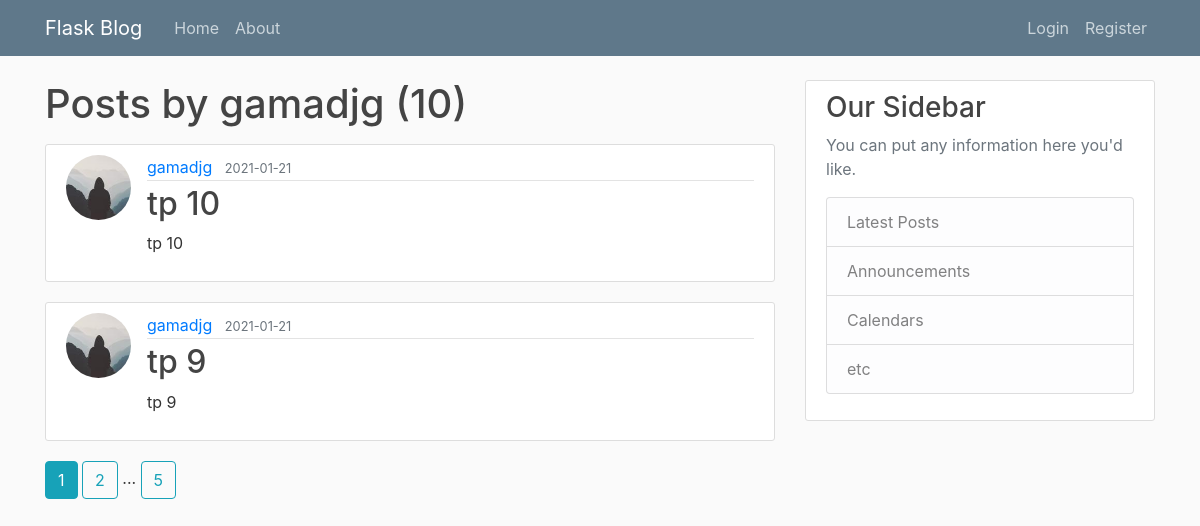
The app's page /user/gamadjg with its own data.
### flaskblog/models.py (models this page shows, shortened)
class User(db.Model, UserMixin):
    id = db.Column(db.Integer, primary_key=True)
    username = db.Column(db.String(20), unique=True, nullable=False)
    email = db.Column(db.String(120), unique=True, nullable=False)
    image_file = db.Column(db.String(20), nullable=False, default='default.jpg')
    password = db.Column(db.String(60), nullable=False)
    posts = db.relationship('Post', backref='author', lazy=True)

class Post(db.Model):
    id = db.Column(db.Integer, primary_key=True)
    title = db.Column(db.String(100), nullable=False)
    date_posted = db.Column(db.DateTime, nullable=False, default=datetime.utcnow)
    content = db.Column(db.Text, nullable=False)
    user_id = db.Column(db.Integer, db.ForeignKey('user.id'), nullable=False)

### flaskblog/routes.py (the view)
@app.route("/user/<string:username>")
def user_posts(username):
    page = request.args.get('page', 1, type=int)
    user = User.query.filter_by(username=username).first_or_404()
    posts = Post.query.filter_by(author=user)\
        .order_by(Post.date_posted.desc())\
        .paginate(page=page, per_page=2)
    return render_template('user_posts.html', posts=posts, user=user)

### flaskblog/templates/user_posts.html
{% extends "layout.html" %}
{% block content%}
	<h1 class="mb-3">Posts by {{ user.username}} ({{ posts.total }})</h1>
	{% for post in posts.items %}
    <article class = "media content-section">
      <img class = "rounded-circle article-img" src = "{{ url_for('static', filename='profile_pics/' + post.author.image_file) }}">
      <div class = "media-body">
        <div class = "article-metadata">
          <a class = "mr-2" href = "{{ url_for('user_posts', username = post.author.username) }}">
          	{{post.author.username}} </a>
          <small class = "text-muted"> {{post.date_posted.strftime('%Y-%m-%d')}} </small>
        </div>
        <h2> <a class = "article-title" href = "{{ url_for('post', post_id=post.id) }}" > {{post.title}} </a> </h2>
        <p class = "article-content" > {{post.content}} </p>
      </div>
    </article>
	{% endfor %}
	{% for page_num in posts.iter_pages(left_edge=1, right_edge=1, left_current=1, right_current=2) %}
		{% if page_num %}
			{% if posts.page == page_num %}
				<a class="btn btn-info b-4" href="{{ url_for('user_posts', username=user.username, page=page_num) }}"> {{ page_num }}</a>
			{% else %}
				<a class="btn btn-outline-info b-4" href="{{ url_for('user_posts', username=user.username, page=page_num) }}"> {{ page_num }}</a>
			{% endif %}
		{% else %}
		...
		{% endif %}
	{% endfor %}
{% endblock content %}

### flaskblog/templates/layout.html (shortened to what this page needs)
<!DOCTYPE html>
<html>
<head>
    <link rel="stylesheet" href="https://stackpath.bootstrapcdn.com/bootstrap/4.1.3/css/bootstrap.min.css">
    <link rel="stylesheet" type="text/css" href="{{ url_for('static', filename='main.css') }}">
</head>
<body>
	<header class="site-header">
	  <nav class="navbar navbar-expand-md navbar-dark bg-steel fixed-top">
	    <div class="container">
	      <a class="navbar-brand mr-4" href="/">Flask Blog</a>
	      <div class="collapse navbar-collapse" id="navbarToggle">
	        <div class="navbar-nav mr-auto">
	          <a class="nav-item nav-link" href="{{ url_for('home')}}">Home</a>
	          <a class="nav-item nav-link" href="{{ url_for('about')}}">About</a>
	        </div>
	        <div class="navbar-nav">
	        	{% if current_user.is_authenticated %}
	        		<a class="nav-item nav-link" href="{{ url_for('new_post')}}">New Post</a>
	        		<a class="nav-item nav-link" href="{{ url_for('account')}}">Account</a>
	        		<a class="nav-item nav-link" href="{{ url_for('logout')}}">Logout</a>
	        	{% else %}
	        		<a class="nav-item nav-link" href="{{ url_for('login')}}">Login</a>
	          		<a class="nav-item nav-link" href="{{ url_for('register')}}">Register</a>
	        	{% endif %}
	        </div>
	      </div>
	    </div>
	  </nav>
	</header>
	<main role="main" class="container">
	  <div class="row">
	    <div class="col-md-8">
	      	{% block content %}{% endblock %}
	    </div>
	    <div class="col-md-4">
	      <div class="content-section">
	        <h3>Our Sidebar</h3>
	        <p class='text-muted'>You can put any information here you'd like.
	          <ul class="list-group">
	            <li class="list-group-item list-group-item-light">Latest Posts</li>
	            <li class="list-group-item list-group-item-light">Announcements</li>
	            <li class="list-group-item list-group-item-light">Calendars</li>
	            <li class="list-group-item list-group-item-light">etc</li>
	          </ul>
	        </p>
	      </div>
	    </div>
	  </div>
	</main>
</body>
</html>

### flaskblog/static/main.css (style rules this page uses)
body { background: #fafafa; color: #333333; margin-top: 5rem; }
h1, h2, h3, h4, h5, h6 { color: #444444; }
.bg-steel { background-color: #5f788a; }
.site-header .navbar-nav .nav-link { color: #cbd5db; }
.content-section { background: #ffffff; padding: 10px 20px; border: 1px solid #dddddd; border-radius: 3px; margin-bottom: 20px; }
.article-title { color: #444444; }
.article-content { white-space: pre-line; }
.article-img { height: 65px; width: 65px; margin-right: 16px; }
.article-metadata { padding-bottom: 1px; margin-bottom: 4px; border-bottom: 1px solid #e3e3e3 }

### records on screen
User: username "gamadjg"
Post: image_file (picture), author.username "gamadjg", date_posted "2021-01-21", title "tp 10", content "tp 10"
Post: image_file (picture), author.username "gamadjg", date_posted "2021-01-21", title "tp 9", content "tp 9"

### other values on screen
{{ posts.total }} "10"
{{ page_num }} "1"
{{ page_num }} "2" "5"
